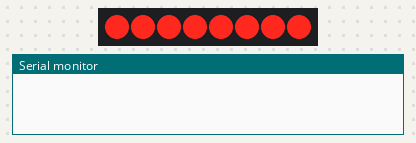
Bench run of a sketch on a simulated Arduino Uno, built with avr-gcc and run on an emulated ATmega328P. On the bench: 8 shift-register outputs drawn as a row of LEDs (first output left, lit = HIGH), the last lines printed to the serial monitor. Wiring (inferred from the names in the program): shift register (74HC595): data pin 12; shift clock pin 9; latch pin 11. Wiring (inferred from the signals the program sends): row of LEDs: on Q0, Q1, Q2, Q3, Q4, Q5, Q6, Q7.

Above: at 0.1 s.
At 0.6 s:
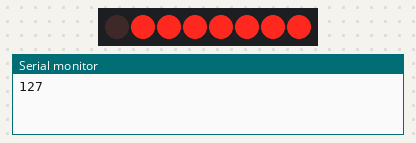
At 1.1 s:
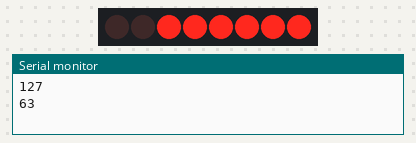
At 1.6 s:
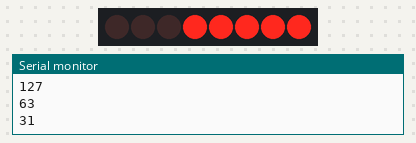
At 2.6 s:
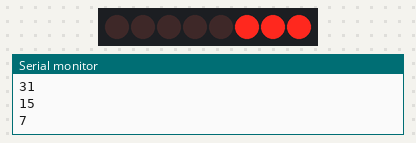
At 3.6 s:
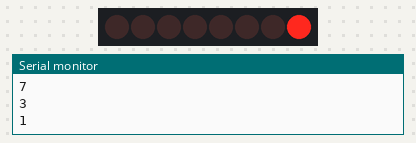
Timing chart, 0 to 5.5 s (numbered marks = the images above):
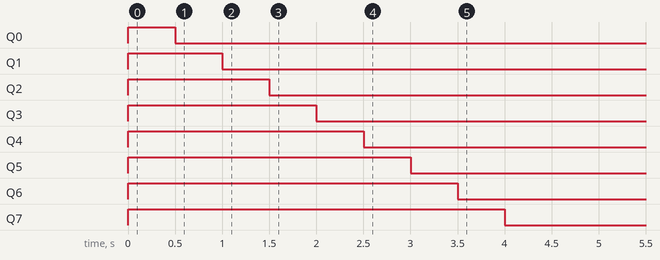

The sketch:

Lesson_44_-_Logical_Shift_Left_and_Right_74HC595.ino
```cpp
//We are understanding Logical Shift Left and Logical Shift Right with the 74HC595
//Declaring Variables
int LATCH_PIN = 11;
int CLOCK_PIN = 9;
int DATA_PIN = 12;
int DELAY = 500;
byte LEDS = 0xFF;


void setup() {
  //Starting Serial Monitor
  Serial.begin(9600);

  //Starting Serial to Parallel Shift Register Pins
  pinMode(LATCH_PIN, OUTPUT);
  pinMode(CLOCK_PIN, OUTPUT);
  pinMode(DATA_PIN, OUTPUT);
}


void loop() {
  //We want to send in data, and in order to do that we must set the latch pin low
  digitalWrite(LATCH_PIN, LOW);

  //Sending Data
  shiftOut(DATA_PIN, CLOCK_PIN, LSBFIRST, LEDS);

  //Set the latch pin back to high
  digitalWrite(LATCH_PIN, HIGH);

  //Dividing by 2 creates a Logical Shift to the Right
  //We can also multiply by two to move the Logical Shift Left
  LEDS = LEDS / 2;
  delay(DELAY);
  Serial.println(LEDS);
}
```

Measured:
- by itself, Q0: LOW → HIGH at 0.00 s, → LOW 0.50 s later
- by itself, Q1: LOW → HIGH at 0.00 s, → LOW 1.0 s later
- by itself, Q2: LOW → HIGH at 0.00 s, → LOW 1.5 s later
- by itself, Q3: LOW → HIGH at 0.00 s, → LOW 2.0 s later
- by itself, Q4: LOW → HIGH at 0.00 s, → LOW 2.5 s later
- by itself, Q5: LOW → HIGH at 0.00 s, → LOW 3.0 s later
- by itself, Q6: LOW → HIGH at 0.00 s, → LOW 3.5 s later
- by itself, Q7: LOW → HIGH at 0.00 s, → LOW 4.0 s later
